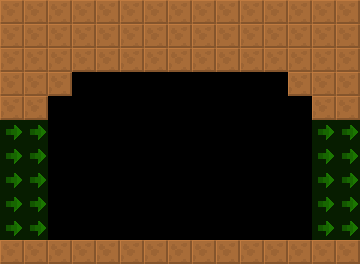

Rendered tile map (Tiled .tmx) drawn with the repository's tilesets; below, a short description and the map source with its tile grids summarised:
An orthogonal 15x11 tile map with 24x24 px tiles, 2 tile layers (col, lnk), 2 tilesets and 2 objects (SpecialEquipment, Door).

<map version="1.4" tiledversion="1.4.2" orientation="orthogonal" renderorder="right-down" width="15" height="11" tilewidth="24" tileheight="24" infinite="0" nextlayerid="4" nextobjectid="8">
 <tileset firstgid="6" source="../../lnk.tsx" />
 <tileset firstgid="1" source="../../col.tsx" />
 <layer id="1" name="col" width="15" height="11">
  <data>[165 cells, 70 non-empty, 1 distinct tile ids]</data>
 </layer>
 <layer id="2" name="lnk" width="15" height="11" opacity="0.5">
  <data>[165 cells, 20 non-empty, 1 distinct tile ids]</data>
 </layer>
 <objectgroup id="3" name="markers" opacity="0.5">
  <object id="1" name="SpecialEquipment" type="SpecialEquipment" x="72" y="96" width="216" height="144">
   <properties>
    <property name="yr" value="0" />
    <property name="xr" value="0" />
   </properties>
  </object>
  <object id="2" name="Door" type="Door" x="312" y="216" width="24" height="24">
   <properties>
    <property name="yr" value="0" />
    <property name="xr" value="0" />
   </properties>
  </object>
 </objectgroup>
</map>
